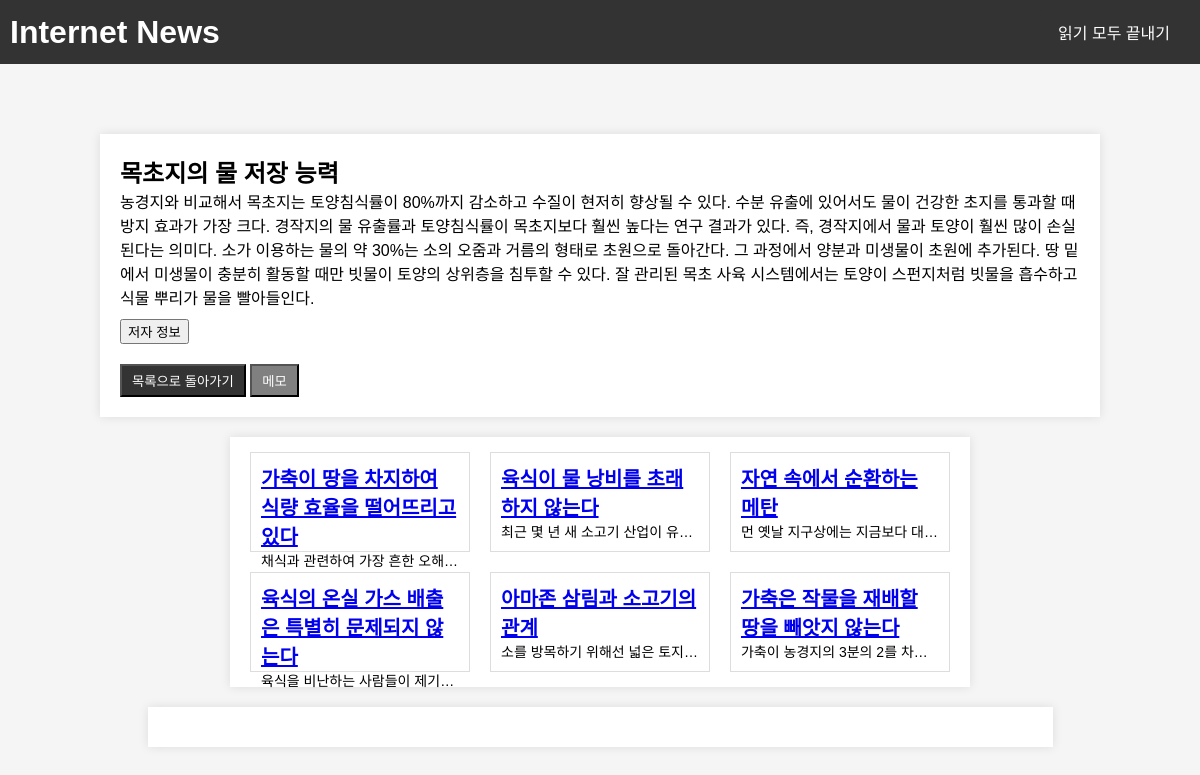
The app's page /article/9 with its own data.
### app.py (models this page shows)
class Article(db.Model):
    id = db.Column(db.Integer, primary_key=True)
    title = db.Column(db.String(100), nullable=False)
    content = db.Column(db.Text, nullable=False)
    author_name = db.Column(db.String(100))  # 저자 이름
    author_occupation = db.Column(db.String(100))  # 저자 직업
    author_email = db.Column(db.String(100))  # 저자 이메일
    author_description = db.Column(db.Text)  # 저자 설명
    display_on_index = db.Column(db.Boolean, default=False)
    ratings = db.relationship('Rating', backref='article', lazy=True)

### app.py (the view)
@app.route('/article/<int:article_id>')
def article(article_id):
    article = Article.query.get_or_404(article_id)
    other_articles = Article.query.filter(Article.id != article_id).all()
    random_articles = random.sample(other_articles, min(6, len(other_articles))) if other_articles else []
    return render_template('/article/article.html', article=article, random_articles=random_articles)

### templates/article/article.html (shortened to what this page needs)
<!DOCTYPE html>
<html lang="en">
<head>
    <link rel="stylesheet" type="text/css" href="/static/styles.css">
</head>
<body>
    <header>
        <h1>Internet News</h1>
        <div>
            <a href="{{ url_for('end_page') }}" class="end-button">읽기 모두 끝내기</a>
        </div>
    </header>
    <div class="container">
        <h2>{{ article.title }}</h2>
        <p>
            {{ article.content.replace('\n', '<br>')|safe }}
        </p>
        <button class="modal-button" onclick="openModal()">저자 정보</button>
        <button class="back-button" onclick="showQuestionModal(startTime, articleId, authorInfoClicked)">목록으로 돌아가기</button>
        <button class="memo-button" onclick="openMemo()">메모</button>
    </div>
    {% if random_articles %}
    <div class="random-articles narrow-container">
        <div class="random-articles-grid">
            {% for random_article in random_articles %}
            <div class="random-article">
                <a href="{{ url_for('article', article_id=random_article.id) }}">
                    <h4>{{ random_article.title }}</h4>
                </a>
                <p>
                    {{ random_article.content[:100] }}...
                </p>
            </div>
            {% endfor %}
        </div>
    </div>
    {% endif %}
    <div class="memo-container" id="memoContainer"></div>
</body>
</html>

### static/styles.css (style rules this page uses)
body, h1, h2, p { margin: 0; padding: 0; }
body { font-family: Arial, sans-serif; background-color: #f5f5f5; }
header { background-color: #333; color: #fff; padding: 10px; text-align: center; display: flex; justify-content: space-between; align-items: center; }
header .end-button { display: inline-block; padding: 10px 20px; background-color: #333; color: #fff; text-decoration: none; border-radius: 5px; transition: background-color 0.3s; }
.container { max-width: 80%; margin: 20px auto; padding: 20px; background-color: #fff; box-shadow: 0 0 10px rgba(0, 0, 0, 0.1); margin-top: 70px; }
.narrow-container { max-width: 60%; margin: 20px auto; padding: 10px; background-color: #fff; box-shadow: 0 0 10px rgba(0, 0, 0, 0.1); }
.random-articles { margin-top: 20px; }
.random-article { width: calc(33.333% - 20px); height: 100px; border: 1px solid #ddd; padding: 10px; margin: 5px; cursor: pointer; box-sizing: border-box; background-color: #fff; }
.random-article h4 { font-size: 20px; margin: 0; }
.random-article p { font-size: 14px; margin: 0; text-overflow: ellipsis; white-space: nowrap; overflow: hidden; }
.back-button { display: inline-block; padding: 5px 10px; background-color: #333; color: #fff; text-decoration: none; margin-top: 20px; }
.memo-button { display: inline-block; padding: 5px 10px; background-color: gray; color: #fff; text-decoration: none; margin-top: 20px; }
.memo-container { max-width: 865px; margin: 20px auto; padding: 20px; background-color: #fff; box-shadow: 0 0 10px rgba(0, 0, 0, 0.1); }
.modal-button { display: block; margin-top: 10px; }
.random-articles-grid { display: flex; flex-wrap: wrap; gap: 10px; justify-content: center; padding: 0; }

### records on screen
Article: title "목초지의 물 저장 능력", content.replace "농경지와 비교해서 목초지는 토양침식률이 80%까지 감소하고 수질이 현저히 향상될 수 있다. 수분 유출에 있어서도 물이 건강한 초지를 통과할 때 방지 효과가 가장 크다. 경작지의 물 유출률과 토양침식률이 목초지보다 훨씬 높다는 연구 결과가 있다. 즉, 경작지에서 물과 토양이 훨씬 많이 손실된다는 의미다. 소가 이용하는 물의 약 30%는 소의 오줌과 거름의 형태로 초원으로 돌아간다. 그 과정에서 양분과 미생물이 초원에 추가된다. 땅 밑에서 미생물이 충분히 활동할 때만 빗물이 토양의 상위층을 침투할 수 있다. 잘 관리된 목초 사육 시스템에서는 토양이 스펀지처럼 빗물을 흡수하고 식물 뿌리가 물을 빨아들인다."
Article: title "가축이 땅을 차지하여 식량 효율을 떨어뜨리고 있다", content "채식과 관련하여 가장 흔한 오해…"
Article: title "육식이 물 낭비를 초래하지 않는다", content "최근 몇 년 새 소고기 산업이 유…"
Article: title "자연 속에서 순환하는 메탄", content "먼 옛날 지구상에는 지금보다 대…"
Article: title "육식의 온실 가스 배출은 특별히 문제되지 않는다", content "육식을 비난하는 사람들이 제기…"
Article: title "아마존 삼림과 소고기의 관계", content "소를 방목하기 위해선 넓은 토지…"
Article: title "가축은 작물을 재배할 땅을 빼앗지 않는다", content "가축이 농경지의 3분의 2를 차…"
